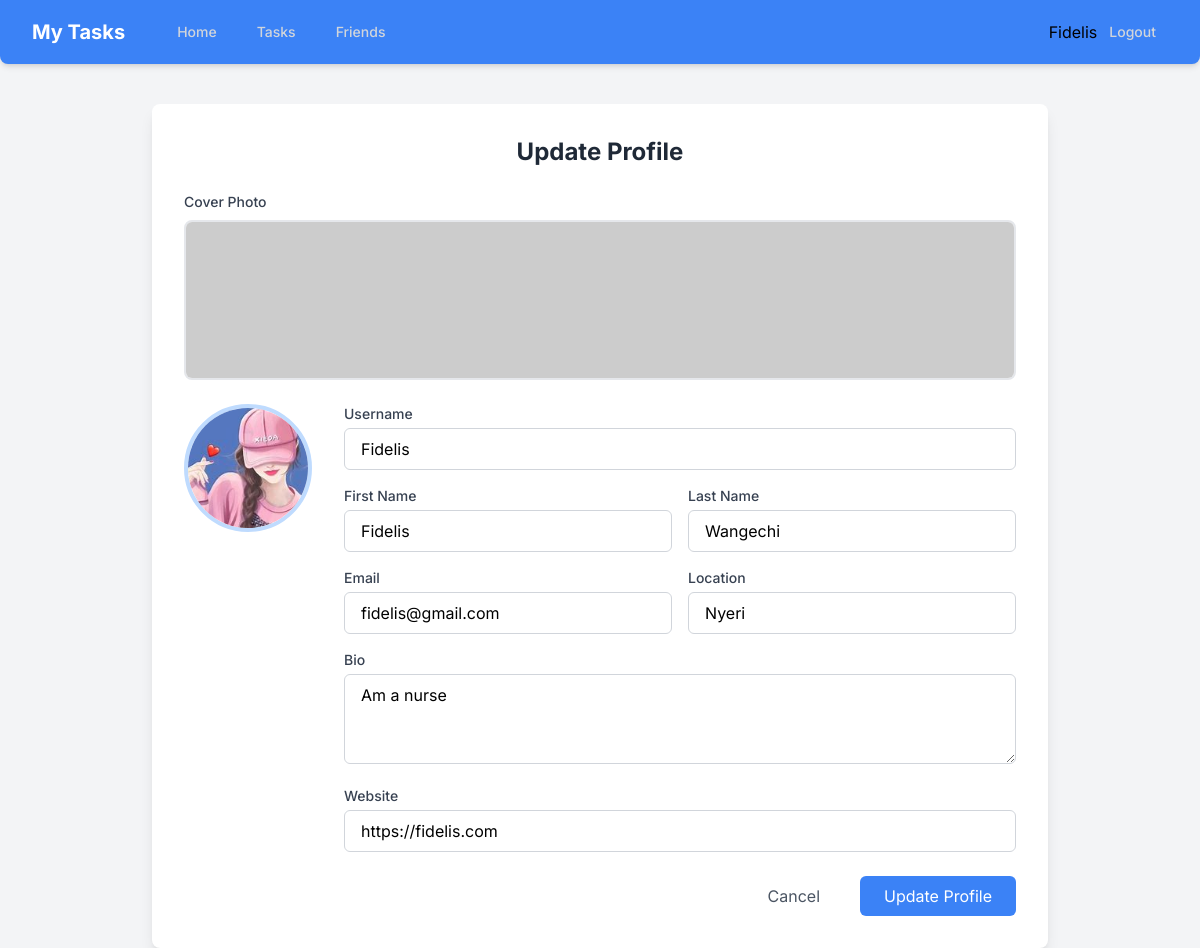
Screenshot of /friends/edit_profile/ (signed in) with the database file from the repository.
### friends/models.py (models this page shows, shortened)
class Profile(models.Model):
    user = models.OneToOneField(User, on_delete=models.CASCADE,related_name='profile')
    bio = models.TextField(max_length=500, blank=True)
    profile_picture = models.ImageField(upload_to='profile_pictures/', blank=True, null=True)
    firstname=models.TextField(max_length=200,blank=True)
    lastname=models.TextField(max_length=200,blank=True)
    location=models.TextField(max_length=200,blank=True)
    email=models.EmailField(blank=True)
    website=models.TextField(blank=True)

### friends/views.py (the view)
# urls.py: path('edit_profile/', views.edit_profile, name='edit_profile'),
@login_required
def edit_profile(request):
    profile = get_object_or_404(Profile, user=request.user)
    if request.method == 'POST':
        form = ProfileForm(request.POST, request.FILES, instance=profile)
        if form.is_valid():
            form.save()
            return redirect('friends:my_profile')
    else:
        form = ProfileForm(instance=profile)
    return render(request, 'friends/view_profile.html', {'form': form, 'profile': profile})

### friends/forms.py
class ProfileForm(forms.ModelForm):
    class Meta:
        model = Profile
        fields = ['bio', 'profile_picture','firstname','lastname','location','email','website']
        widgets = {
            'bio': forms.Textarea(attrs={'rows': 4, 'cols': 40}),
            'profile_picture': forms.ClearableFileInput(attrs={'multiple': False}),
        }

### friends/templates/friends/view_profile.html (shortened to what this page needs)
{% extends 'base.html' %}
{% block content %}
<div class="max-w-4xl mx-auto mt-10 bg-white rounded-lg shadow-lg p-8">
  <h2 class="text-2xl font-bold text-gray-800 mb-6 text-center">Update Profile</h2>
  <form class="space-y-6" action="{% url 'friends:edit_profile' %}" method="post" enctype="multipart/form-data">
    <div class="mb-8">
      <label class="block text-sm font-medium text-gray-700 mb-2">Cover Photo</label>
      <div class="relative group h-40">
        <img
          src="{% if profile.cover_photo %}{{ profile.cover_photo.url }}{% else %}https://via.placeholder.com/800x200{% endif %}"
          alt="Cover photo"
          class="w-full h-full object-cover rounded-lg border-2 border-gray-200"
        >
        <label for="cover_photo" class="absolute inset-0 cursor-pointer"></label>
      </div>
    </div>
    <div class="flex flex-col md:flex-row gap-8 items-start">
      <div class="flex-shrink-0 relative group">
        <img
          src="{{ profile.profile_picture.url }}"
          alt="Profile pictures"
          class="w-32 h-32 rounded-full border-4 border-blue-200 object-cover"
        >
        <label for="profile_pic" class="absolute inset-0 cursor-pointer"></label>
      </div>
      <div class="flex-grow space-y-4 w-full">
        <div>
          <label class="block text-sm font-medium text-gray-700 mb-1">Username</label>
          <input
            type="text"
            name="username"
            value="{{ profile.user.username }}"
            class="w-full px-4 py-2 border border-gray-300 rounded-md focus:ring-2 focus:ring-blue-500 focus:border-blue-500 transition-all"
          >
        </div>
        <div class="grid grid-cols-1 md:grid-cols-2 gap-4">
          <div>
            <label class="block text-sm font-medium text-gray-700 mb-1">First Name</label>
            <input
              type="text"
              name="firstname"
              value="{{ profile.firstname }}"
              class="w-full px-4 py-2 border border-gray-300 rounded-md focus:ring-2 focus:ring-blue-500 focus:border-blue-500 transition-all"
            >
          </div>
          <div>
            <label class="block text-sm font-medium text-gray-700 mb-1">Last Name</label>
            <input
              type="text"
              name="lastname"
              value="{{ profile.lastname }}"
              class="w-full px-4 py-2 border border-gray-300 rounded-md focus:ring-2 focus:ring-blue-500 focus:border-blue-500 transition-all"
            >
          </div>
        </div>
        <div class="grid grid-cols-1 md:grid-cols-2 gap-4">
          <div>
            <label class="block text-sm font-medium text-gray-700 mb-1">Email</label>
            <input
              type="email"
              name="email"
              value="{{ profile.email }}"
              class="w-full px-4 py-2 border border-gray-300 rounded-md focus:ring-2 focus:ring-blue-500 focus:border-blue-500 transition-all"
            >
          </div>
          <div>
            <label class="block text-sm font-medium text-gray-700 mb-1">Location</label>
            <input
              type="text"
              name="location"
              value="{{ profile.location }}"
              class="w-full px-4 py-2 border border-gray-300 rounded-md focus:ring-2 focus:ring-blue-500 focus:border-blue-500 transition-all"
            >
          </div>
        </div>
        <div>
          <label class="block text-sm font-medium text-gray-700 mb-1">Bio</label>
          <textarea
            name="bio"
            rows="3"
            class="w-full px-4 py-2 border border-gray-300 rounded-md focus:ring-2 focus:ring-blue-500 focus:border-blue-500 transition-all"
          >{{ profile.bio }}</textarea>
        </div>
        <div>
          <label class="block text-sm font-medium text-gray-700 mb-1">Website</label>
          <input
            type="url"
            name="website"
            value="{{ profile.website }}"
            class="w-full px-4 py-2 border border-gray-300 rounded-md focus:ring-2 focus:ring-blue-500 focus:border-blue-500 transition-all"
            placeholder="https://example.com"
          >
        </div>
      </div>
    </div>
    <div class="flex justify-end gap-4">
      <a href="{% url 'friends:my_profile' %}" class="px-6 py-2 text-gray-600 hover:text-gray-800 transition-colors">Cancel</a>
      <button
        type="submit"
        class="px-6 py-2 bg-blue-500 text-white rounded-md hover:bg-blue-600 transition-colors focus:outline-none focus:ring-2 focus:ring-blue-400"
      >
        Update Profile
      </button>
    </div>
  </form>
</div>
{% endblock %}

### friends/templates/base.html (shortened to what this page needs)
<!DOCTYPE html>
<html lang="en">
<head>
    <script src="https://cdn.tailwindcss.com"></script>
</head>
<body class="bg-gray-100 min-h-screen">
  <nav class="bg-blue-500 shadow-md rounded-b-lg">
    <div class="max-w-7xl mx-auto px-4 sm:px-6 lg:px-8">
      <div class="flex items-center justify-between h-16">
        <div class="flex items-center">
          <div class="flex-shrink-0">
            <a href="#" class="text-white font-bold text-xl">My Tasks</a>
          </div>
          <div class="hidden md:block">
            <div class="ml-10 flex items-baseline space-x-4">
              <a href="#" class="text-gray-300 hover:bg-blue-600 hover:text-white px-3 py-2 rounded-md text-sm font-medium">Home</a>
              <a href="{% url 'get_friends_task' %}" class="text-gray-300 hover:bg-blue-600 hover:text-white px-3 py-2 rounded-md text-sm font-medium">Tasks</a>
              <a href="{% url 'friends:list_friends' %}" class="text-gray-300 hover:bg-blue-600 hover:text-white px-3 py-2 rounded-md text-sm font-medium">Friends</a>
            </div>
          </div>
        </div>
        {% if user.is_authenticated %}
        <div class="hidden md:block">
          <div class="ml-4 flex items-center">
            <a href="{% url 'friends:my_profile' %}">
            <p class="cursor-pointer">{{ user.username }}</p>
        </a>
            <form method="post" action="{% url 'logout' %}">
              <button type="submit" class="text-gray-300 hover:bg-blue-600 hover:text-white px-3 py-2 rounded-md text-sm font-medium">Logout</button>
          </form>
          </div>
        </div>
        {% else %}
        <div class="hidden md:block">
          <div class="ml-4 flex items-center">
            <a href="#" class="text-gray-300 hover:bg-blue-600 hover:text-white px-3 py-2 rounded-md text-sm font-medium">Login</a>
          </div>
        </div>
        {% endif %}
      </div>
    </div>
  </nav>
    {% block content %}
    {% endblock %}
</body>
</html>

### friends/templates/base.html (style rules this page uses)
body { font-family: 'Inter', sans-serif; }

### rows the page displays
Profile: profile_picture (picture), username "Fidelis", firstname "Fidelis", lastname "Wangechi", email "fidelis@gmail.com", location "Nyeri", bio "Am a nurse", website "https://fidelis.com"

### other values shown
{{ user.username }} "Fidelis"
